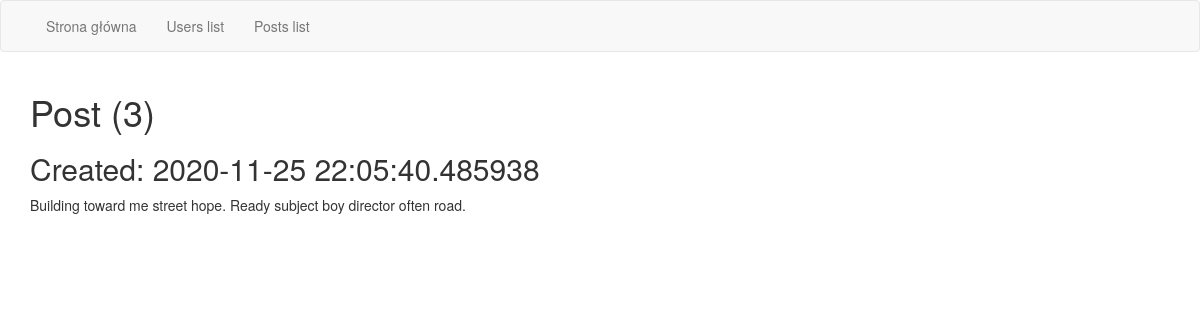
/posts/3/, run on the app's committed database.
### ml_runner/models.py (models this page shows)
class Post(db.Model):
    id = db.Column(db.Integer, primary_key=True)
    content = db.Column(db.Text(), nullable=False)
    creation_date = db.Column(db.DateTime(), nullable=False, default=datetime.now)

### ml_runner/main/views.py (the view)
@bp.route('/posts/<int:post_id>/')
def post_details(post_id):
    post = Post.query.get_or_404(post_id)
    return render_template('post_details.html', post=post)

### ml_runner/templates/post_details.html
{% extends "base.html" %}
{% block custom_content %}
  <h1>Post ({{ post.id }})</h1>
  <h2>Created: {{ post.creation_date }}</h2>
  <span>{{ post.content }}</span>
{% endblock %}

### data on the page
Post: id "3", creation_date "2020-11-25 22:05:40.485938", content "Building toward me street hope. Ready subject boy director often road."
